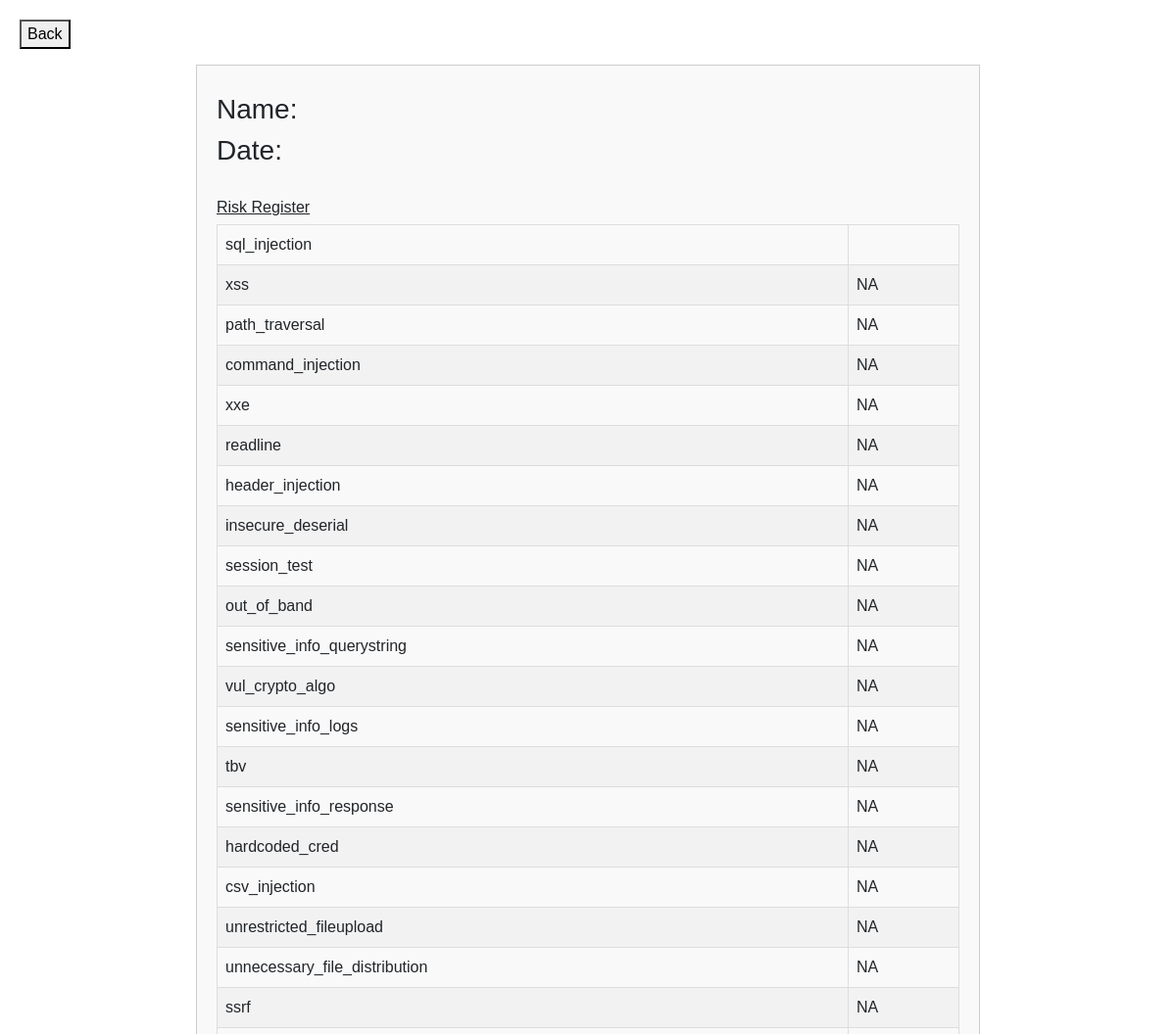
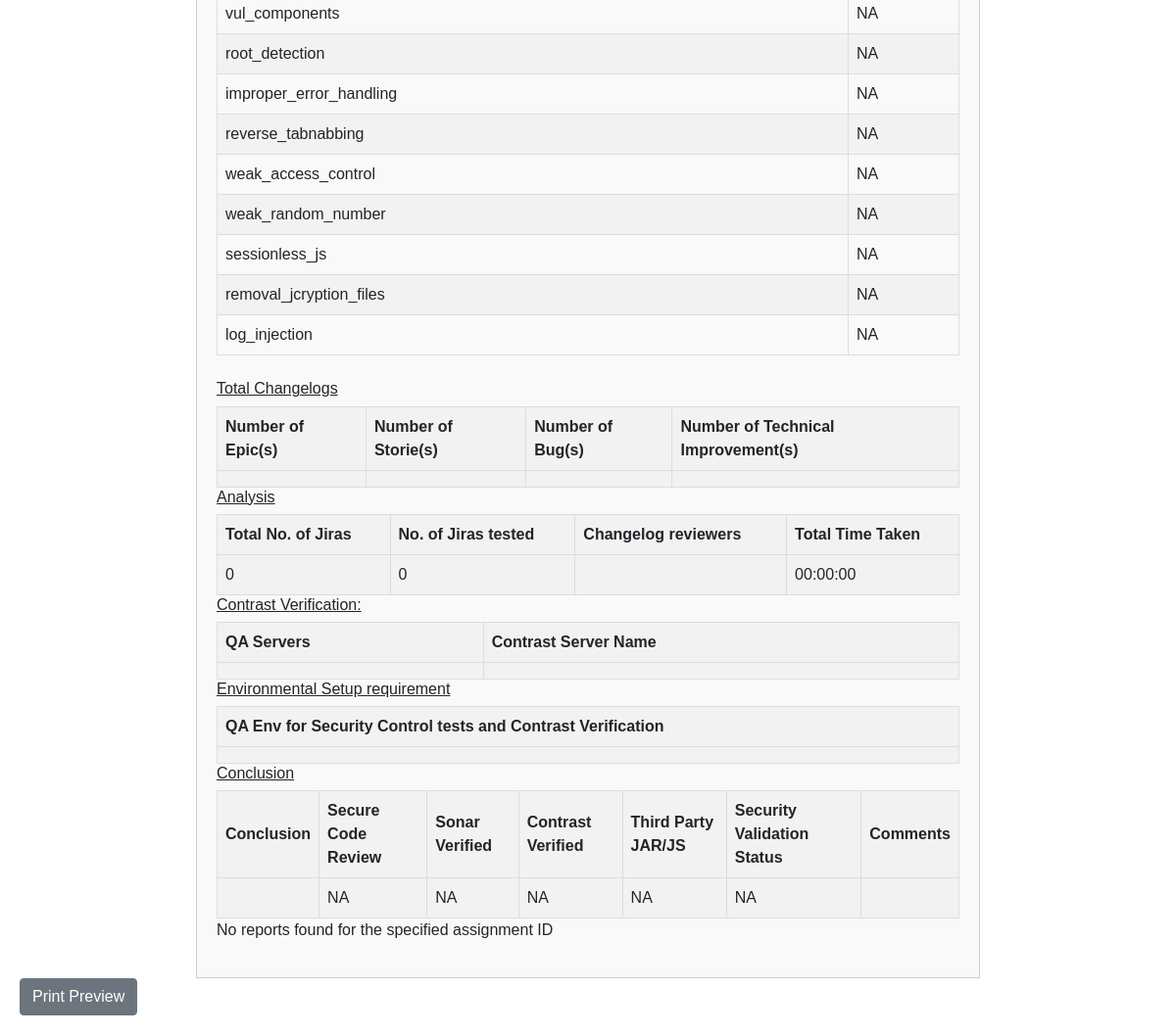
The app's page /mentorreview.php?assignment_id=5 with its own data (2 pictures, top to bottom).
### tables this page shows
CREATE TABLE `patches` (
  `patches_id` int(11) NOT NULL AUTO_INCREMENT,
  `assignment_id` int(11) DEFAULT NULL,
  `title` varchar(255) DEFAULT NULL,
  `description` varchar(500) DEFAULT NULL,
  `assigned_to` varchar(255) DEFAULT NULL,
  `product_name` varchar(255) DEFAULT NULL,
  `comments` varchar(255) DEFAULT NULL,
  `security_validation_status` varchar(255) DEFAULT NULL,
  `third_party_verified` varchar(255) DEFAULT NULL,
  `contrast_verified` varchar(255) DEFAULT NULL,
  `sonar_verified` varchar(255) DEFAULT NULL,
  `secure_code_review` varchar(255) DEFAULT NULL,
  `conclusion` varchar(255) DEFAULT NULL,
  `qa_env_url` varchar(255) DEFAULT NULL,
  `contrast_server_name` varchar(255) DEFAULT NULL,
  `qa_servers` varchar(255) DEFAULT NULL,
  `tech_imp_count` varchar(255) DEFAULT NULL,
  `bug_count` varchar(255) DEFAULT NULL,
  `story_count` varchar(255) DEFAULT NULL,
  `epic_count` varchar(255) DEFAULT NULL,
  `summary_url` varchar(255) DEFAULT 'Summary',
  `rm_pm` varchar(255) DEFAULT NULL,
  `assigned_date` date DEFAULT NULL,
  `eta` date DEFAULT NULL,
  `security_jira` int(11) DEFAULT NULL,
  `functional_jira` int(11) DEFAULT NULL,
  `koc_date` date DEFAULT NULL,
  `notes` varchar(500) DEFAULT NULL,
  `comment` varchar(500) DEFAULT NULL,
  `emanager_ir` varchar(255) DEFAULT NULL,
  `delete_flag` tinyint(1) DEFAULT 0,
  `timestamp` timestamp NOT NULL DEFAULT current_timestamp(),
  `updated_by` varchar(255) DEFAULT NULL,
  `sql_injection` enum('NA','Found','Not Found') DEFAULT NULL,
  `xss` enum('NA','Found','Not Found') DEFAULT NULL,
  `path_traversal` enum('NA','Found','Not Found') DEFAULT NULL,
  `command_injection` enum('NA','Found','Not Found') DEFAULT NULL,
  `xxe` enum('NA','Found','Not Found') DEFAULT NULL,
  `readline` enum('NA','Found','Not Found') DEFAULT NULL,
  `header_injection` enum('NA','Found','Not Found') DEFAULT NULL,
  `insecure_deserial` enum('NA','Found','Not Found') DEFAULT NULL,
  `session_test` enum('NA','Found','Not Found') DEFAULT NULL,
  `out_of_band` enum('NA','Found','Not Found') DEFAULT NULL,
  `sensitive_info_querystring` enum('NA','Found','Not Found') DEFAULT NULL,
  `vul_crypto_algo` enum('NA','Found','Not Found') DEFAULT NULL,
  `sensitive_info_logs` enum('NA','Found','Not Found') DEFAULT NULL,
  `tbv` enum('NA','Found','Not Found') DEFAULT NULL,
  `sensitive_info_response` enum('NA','Found','Not Found') DEFAULT NULL,
  `hardcoded_cred` enum('NA','Found','Not Found') DEFAULT NULL,
  `csv_injection` enum('NA','Found','Not Found') DEFAULT NULL,
  `unrestricted_fileupload` enum('NA','Found','Not Found') DEFAULT NULL,
  `unnecessary_file_distribution` enum('NA','Found','Not Found') DEFAULT NULL,
  `ssrf` enum('NA','Found','Not Found') DEFAULT NULL,
  `vul_components` enum('NA','Found','Not Found') DEFAULT NULL,
  `root_detection` enum('NA','Found','Not Found') DEFAULT NULL,
  `improper_error_handling` enum('NA','Found','Not Found') DEFAULT NULL,
  `reverse_tabnabbing` enum('NA','Found','Not Found') DEFAULT NULL,
  `weak_access_control` enum('NA','Found','Not Found') DEFAULT NULL,
  `weak_random_number` enum('NA','Found','Not Found') DEFAULT NULL,
  `sessionless_js` enum('NA','Found','Not Found') DEFAULT NULL,
  `removal_jcryption_files` enum('NA','Found','Not Found') DEFAULT NULL,
  `log_injection` enum('NA','Found','Not Found') DEFAULT NULL,
  `no_of_jiras_tested` int(11) DEFAULT NULL,
  `changelog_reviewers` varchar(255) DEFAULT NULL,
  `total_time_taken` time DEFAULT NULL,
  `mentor_feedback` varchar(500) DEFAULT NULL,
  `lead_feedback` varchar(500) DEFAULT NULL,
  `mentor_username` varchar(255) DEFAULT NULL,
  `lead_username` varchar(255) DEFAULT NULL,
  `status` varchar(255) DEFAULT 'Not Started',
  `aging` int(11) GENERATED ALWAYS AS (to_days(curdate()) - to_days(`assigned_date`)) VIRTUAL,
  `total_jira` int(11) GENERATED ALWAYS AS (`security_jira` + `functional_jira`) VIRTUAL,
  `total_no_of_jiras` int(11) GENERATED ALWAYS AS (`security_jira` + `functional_jira`) VIRTUAL,
  `certification_status` varchar(50) DEFAULT '',
  `status_mentor` varchar(50) DEFAULT NULL,
  `status_lead` varchar(50) DEFAULT NULL,
  `review_status` varchar(50) DEFAULT 'Not Started',
  `certification_status_imp` varchar(50) DEFAULT 'Not Started',
  PRIMARY KEY (`patches_id`),
  UNIQUE KEY `unique_assignment_id` (`assignment_id`)
);

### mentorreview.php (the view, shortened to what this page needs)
<!DOCTYPE html>
<html>
<head>
	<link rel="stylesheet" href="https://stackpath.bootstrapcdn.com/bootstrap/4.5.2/css/bootstrap.min.css">
</head>
<body>
<form id="backForm" action="addpatchdetails.php" method="post">
    <button type="submit">Back</button>
</form>
   <div class="container mt-3" id="jiralist">
    <?php
    $servername = "localhost";
    $username = "root";
    $password = "";
    $dbname = "myappsec";
    $conn = new mysqli($servername, $username, $password, $dbname);
    if (isset($_GET['assignment_id'])) {
        $assignment_id = $_GET['assignment_id'];
        $sql_title = "SELECT title, eta FROM patches WHERE delete_flag='0' AND assignment_id = $assignment_id";
        $result_title = $conn->query($sql_title);
        if ($result_title->num_rows > 0) {
            $row_title = $result_title->fetch_assoc();
            echo "<h3>Name: " . $row_title["title"] . "</h3>";
			echo "<h3>Date: " . $row_title["eta"] . "</h3>";
        } else {
            echo "<p>No patch found for the specified ID</p>";
        }
        $sql_findings5 = "SELECT sql_injection, xss, path_traversal, command_injection, xxe, readline, header_injection, insecure_deserial, session_test, out_of_band, sensitive_info_querystring, vul_crypto_algo, sensitive_info_logs, tbv, sensitive_info_response, hardcoded_cred, csv_injection, unrestricted_fileupload, unnecessary_file_distribution, ssrf, vul_components, root_detection, improper_error_handling, reverse_tabnabbing, weak_access_control, weak_random_number, sessionless_js, removal_jcryption_files, log_injection FROM patches WHERE delete_flag='0' AND assignment_id = $assignment_id";
        $result_title5 = $conn->query($sql_findings5);
if ($result_title5->num_rows > 0) {
	echo "<br>";
    echo "<h6><u>Risk Register</u></h6>";
    echo "<table>";
    while ($row_report = $result_title5->fetch_assoc()) {
        echo "<tr>";
        echo "<td>sql_injection</td>";
        echo "<td>" . $row_report["sql_injection"] . "</td>";
        echo "</tr>";
        echo "<tr>";
        echo "<td>xss</td>";
        echo "<td>" . $row_report["xss"] . "</td>";
        echo "</tr>";
        echo "<tr>";
        echo "<td>path_traversal</td>";
        echo "<td>" . $row_report["path_traversal"] . "</td>";
        echo "</tr>";
        echo "<tr>";
        echo "<td>command_injection</td>";
        echo "<td>" . $row_report["command_injection"] . "</td>";
        echo "</tr>";
        echo "<tr>";
        echo "<td>xxe</td>";
        echo "<td>" . $row_report["xxe"] . "</td>";
        echo "</tr>";
        echo "<tr>";
        echo "<td>readline</td>";
        echo "<td>" . $row_report["readline"] . "</td>";
        echo "</tr>";
        echo "<tr>";
        echo "<td>header_injection</td>";
        echo "<td>" . $row_report["header_injection"] . "</td>";
        echo "</tr>";
        echo "<tr>";
        echo "<td>insecure_deserial</td>";
        echo "<td>" . $row_report["insecure_deserial"] . "</td>";
        echo "</tr>";
        echo "<tr>";
        echo "<td>session_test</td>";
        echo "<td>" . $row_report["session_test"] . "</td>";
        echo "</tr>";
        echo "<tr>";
        echo "<td>out_of_band</td>";
        echo "<td>" . $row_report["out_of_band"] . "</td>";
        echo "</tr>";
        echo "<tr>";
        echo "<td>sensitive_info_querystring</td>";
        echo "<td>" . $row_report["sensitive_info_querystring"] . "</td>";
        echo "</tr>";
        echo "<tr>";
        echo "<td>vul_crypto_algo</td>";
        echo "<td>" . $row_report["vul_crypto_algo"] . "</td>";
        echo "</tr>";
        echo "<tr>";
        echo "<td>sensitive_info_logs</td>";
        echo "<td>" . $row_report["sensitive_info_logs"] . "</td>";
        echo "</tr>";
        echo "<tr>";
        echo "<td>tbv</td>";
        echo "<td>" . $row_report["tbv"] . "</td>";
        echo "</tr>";
        echo "<tr>";
        echo "<td>sensitive_info_response</td>";
        echo "<td>" . $row_report["sensitive_info_response"] . "</td>";
        echo "</tr>";
        echo "<tr>";
        echo "<td>hardcoded_cred</td>";
        echo "<td>" . $row_report["hardcoded_cred"] . "</td>";
        echo "</tr>";
        echo "<tr>";
        echo "<td>csv_injection</td>";
        echo "<td>" . $row_report["csv_injection"] . "</td>";
        echo "</tr>";
        echo "<tr>";
        echo "<td>unrestricted_fileupload</td>";
        echo "<td>" . $row_report["unrestricted_fileupload"] . "</td>";
        echo "</tr>";
        echo "<tr>";
        echo "<td>unnecessary_file_distribution</td>";
        echo "<td>" . $row_report["unnecessary_file_distribution"] . "</td>";
        echo "</tr>";
        echo "<tr>";
        echo "<td>ssrf</td>";
        echo "<td>" . $row_report["ssrf"] . "</td>";
        echo "</tr>";
        echo "<tr>";
        echo "<td>vul_components</td>";
        echo "<td>" . $row_report["vul_components"] . "</td>";
        echo "</tr>";
        echo "<tr>";
        echo "<td>root_detection</td>";
        echo "<td>" . $row_report["root_detection"] . "</td>";
        echo "</tr>";
        echo "<tr>";
        echo "<td>improper_error_handling</td>";
        echo "<td>" . $row_report["improper_error_handling"] . "</td>";
        echo "</tr>";
        echo "<tr>";
        echo "<td>reverse_tabnabbing</td>";
        echo "<td>" . $row_report["reverse_tabnabbing"] . "</td>";
        echo "</tr>";
        echo "<tr>";
        echo "<td>weak_access_control</td>";
        echo "<td>" . $row_report["weak_access_control"] . "</td>";
        echo "</tr>";
        echo "<tr>";
        echo "<td>weak_random_number</td>";
        echo "<td>" . $row_report["weak_random_number"] . "</td>";
        echo "</tr>";
        echo "<tr>";
        echo "<td>sessionless_js</td>";
        echo "<td>" . $row_report["sessionless_js"] . "</td>";
        echo "</tr>";
        echo "<tr>";
        echo "<td>removal_jcryption_files</td>";
        echo "<td>" . $row_report["removal_jcryption_files"] . "</td>";
        echo "</tr>";
        echo "<tr>";
        echo "<td>log_injection</td>";
        echo "<td>" . $row_report["log_injection"] . "</td>";
        echo "</tr>";
    }
    echo "</table>";
}
        $sql_findings = "SELECT title, epic_count, story_count, bug_count,tech_imp_count FROM patches WHERE delete_flag='0' AND assignment_id = $assignment_id";
        $result_title = $conn->query($sql_findings);
        if ($result_title->num_rows > 0) {
			echo "<br>";
            echo "<h6><u>Total Changelogs</u></h6>";
            echo "<table>";
            echo "<tr><th>Number of Epic(s)</th><th>Number of Storie(s)</th><th>Number of Bug(s)</th><th>Number of Technical Improvement(s)</th></tr>";
            while ($row_report = $result_title->fetch_assoc()) {
                echo "<tr>";
                echo "<td>" . $row_report["epic_count"] . "</td>";
                echo "<td>" . $row_report["story_count"] . "</td>";
				echo "<td>" . $row_report["bug_count"] . "</td>";
				echo "<td>" . $row_report["tech_imp_count"] . "</td>";
				echo "</tr>";
            }
            echo "</table>";
		}
$sql_findings4 = "SELECT title, total_no_of_jiras, no_of_jiras_tested, total_time_taken, changelog_reviewers FROM patches WHERE delete_flag='0' AND assignment_id = $assignment_id";
$result_title4 = $conn->query($sql_findings4);
if ($result_title4->num_rows > 0) {
    echo "<h6><u>Analysis</u></h6>";
    echo "<table>";
    echo "<tr><th>Total No. of Jiras</th><th>No. of Jiras tested</th><th>Changelog reviewers</th><th>Total Time Taken</th></tr>";
    while ($row_report = $result_title4->fetch_assoc()) {
        echo "<tr>";
        echo "<td>" . $row_report["total_no_of_jiras"] . "</td>";
        echo "<td>" . $row_report["no_of_jiras_tested"] . "</td>";
        echo "<td>" . $row_report["changelog_reviewers"] . "</td>";
        echo "<td>" . $row_report["total_time_taken"] . "</td>";
        echo "</tr>";
    }
    echo "</table>";
} else {
    echo "No results found.";
}
        $sql_findings1 = "SELECT qa_servers, contrast_server_name FROM patches WHERE delete_flag='0' AND assignment_id = $assignment_id";
        $result_title1 = $conn->query($sql_findings1);
        if ($result_title1->num_rows > 0) {
            echo "<h6><u>Contrast Verification:</u></h6>";
            echo "<table>";
            echo "<tr><th>QA Servers</th><th>Contrast Server Name</th></tr>";
            while ($row_report = $result_title1->fetch_assoc()) {
                echo "<tr>";
                echo "<td>" . $row_report["qa_servers"] . "</td>";
                echo "<td>" . $row_report["contrast_server_name"] . "</td>";
				echo "</tr>";
            }
            echo "</table>";
		}
        $sql_findings2 = "SELECT qa_env_url FROM patches WHERE delete_flag='0' AND assignment_id = $assignment_id";
        $result_title2 = $conn->query($sql_findings2);
        if ($result_title2->num_rows > 0) {
            echo "<h6><u>Environmental Setup requirement</u></h6>";
            echo "<table>";
            echo "<tr><th>QA Env for Security Control tests and Contrast Verification </th></tr>";
            while ($row_report = $result_title2->fetch_assoc()) {
                echo "<tr>";
                echo "<td>" . $row_report["qa_env_url"] . "</td>";
                echo "</tr>";
            }
            echo "</table>";
		}
        $sql_findings3 = "SELECT conclusion,secure_code_review,sonar_verified,contrast_verified, third_party_verified, security_validation_status, comments FROM patches WHERE delete_flag='0' AND assignment_id = $assignment_id";
        $result_title3 = $conn->query($sql_findings3);
        if ($result_title3->num_rows > 0) {
            echo "<h6><u>Conclusion</u></h6>";
            echo "<table>";
            echo "<tr><th>Conclusion</th><th>Secure Code Review</th><th>Sonar Verified</th><th>Contrast Verified</th><th>Third Party JAR/JS</th><th>Security Validation Status</th><th>Comments</th></tr>";
            while ($row_report = $result_title3->fetch_assoc()) {
                echo "<tr>";
                echo "<td>" . $row_report["conclusion"] . "</td>";
				echo "<td>" . $row_report["secure_code_review"] . "</td>";
				echo "<td>" . $row_report["sonar_verified"] . "</td>";
				echo "<td>" . $row_report["contrast_verified"] . "</td>";
				echo "<td>" . $row_report["third_party_verified"] . "</td>";
				echo "<td>" . $row_report["security_validation_status"] . "</td>";
				echo "<td>" . $row_report["comments"] . "</td>";
                echo "</tr>";
            }
            echo "</table>";
		}
        $sql_reports = "SELECT jira_id, category, jira_type, SonarQube, Contrast, Dep_Check, Manual_Secure_Code_Review, Manual_Security_Testing, Remark
                FROM analysis
                WHERE delete_flag='0' AND assignment_id = $assignment_id";
        $result_reports = $conn->query($sql_reports);
        if ($result_reports->num_rows > 0) {
            echo "<h3>Details</h3>";
            echo "<table>";
            echo "<tr><th>Jira ID</th><th>Category</th><th>Jira Type</th><th>SonarQube</th><th>Contrast</th><th>Dep. Check</th><th>Code Review</th><th>Manual Testing</th></th><th>Remark</th></tr>";
            while ($row_report = $result_reports->fetch_assoc()) {
                echo "<tr>";
                echo "<td>" . $row_report["jira_id"] . "</td>";
                echo "<td>" . $row_report["category"] . "</td>";
				echo "<td>" . $row_report["jira_type"] . "</td>";
				echo "<td>" . $row_report["SonarQube"] . "</td>";
				echo "<td>" . $row_report["Contrast"] . "</td>";
				echo "<td>" . $row_report["Dep_Check"] . "</td>";
				echo "<td>" . $row_report["Manual_Secure_Code_Review"] . "</td>";
				echo "<td>" . $row_report["Manual_Security_Testing"] . "</td>";
				echo "<td>" . $row_report["Remark"] . "</td>";
				echo "</tr>";
            }
            echo "</table>";
        } else {
            echo "<p>No reports found for the specified assignment ID</p>";
        }
    } else {
        echo "<p>No assignment ID specified</p>";
    }
    ?>
</div>
		            <button onclick="window.print()" class="btn btn-secondary">Print Preview</button>
</body>
</html>

### records on screen
patches: xss "NA", path_traversal "NA", command_injection "NA", xxe "NA", readline "NA", header_injection "NA", insecure_deserial "NA", session_test "NA", out_of_band "NA", sensitive_info_querystring "NA", vul_crypto_algo "NA", sensitive_info_logs "NA", tbv "NA", sensitive_info_response "NA", hardcoded_cred "NA", csv_injection "NA", unrestricted_fileupload "NA", unnecessary_file_distribution "NA", ssrf "NA", vul_components "NA", root_detection "NA", improper_error_handling "NA", reverse_tabnabbing "NA", weak_access_control "NA", weak_random_number "NA", sessionless_js "NA", removal_jcryption_files "NA", log_injection "NA", total_no_of_jiras "0", no_of_jiras_tested "0", total_time_taken "00:00:00", secure_code_review "NA", sonar_verified "NA", contrast_verified "NA", third_party_verified "NA", security_validation_status "NA"
